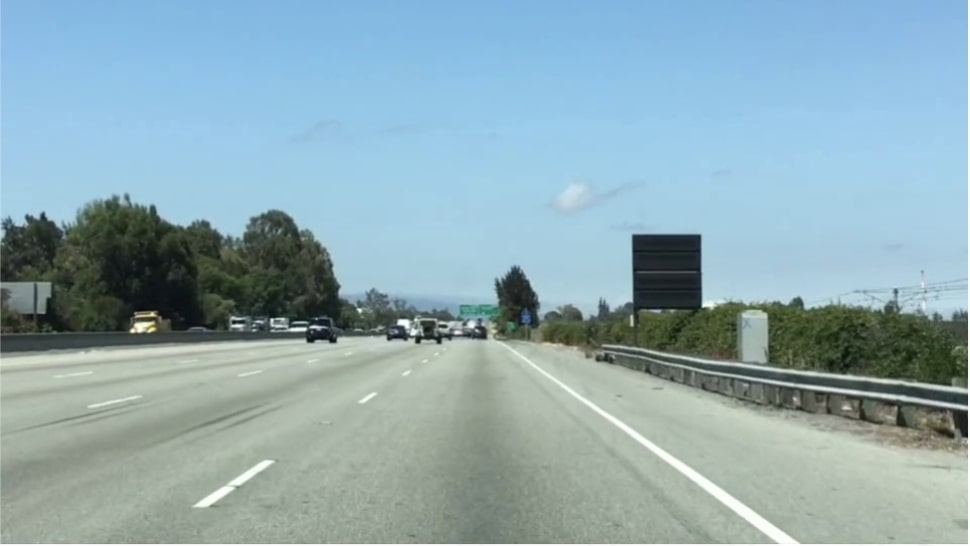
#> input picture road.jpg, 970 x 546 px
$ python onb.py
#> lines starting #> are read from the running program, lines starting #| are printed output that depends on the picture
from matplotlib import pyplot as plt
import numpy as np
import cv2 as cv

img = cv.imread('road.jpg', 0)
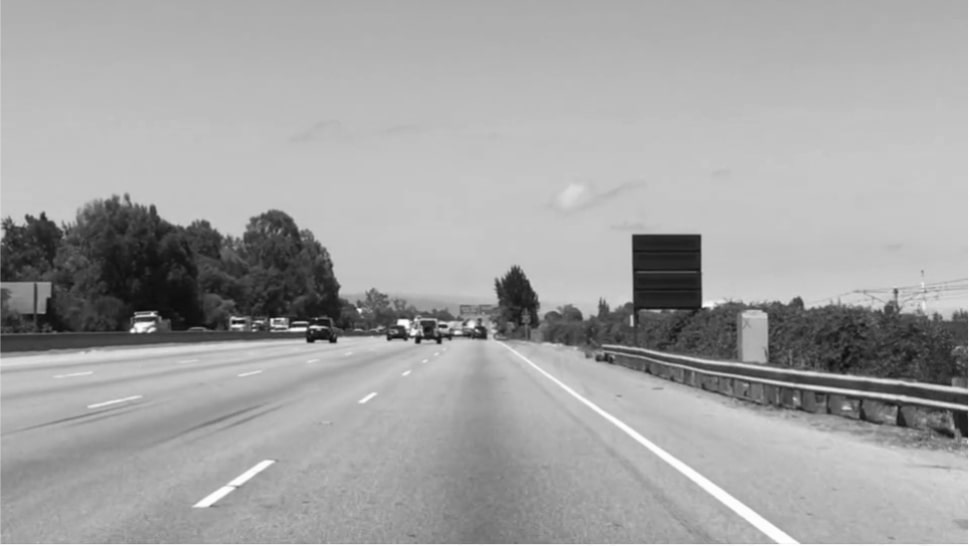
#> img: shape (546, 970); min 8, max 255, mean 163.5
#canny with proper gradient
edges = cv.Canny(img, 100, 200)
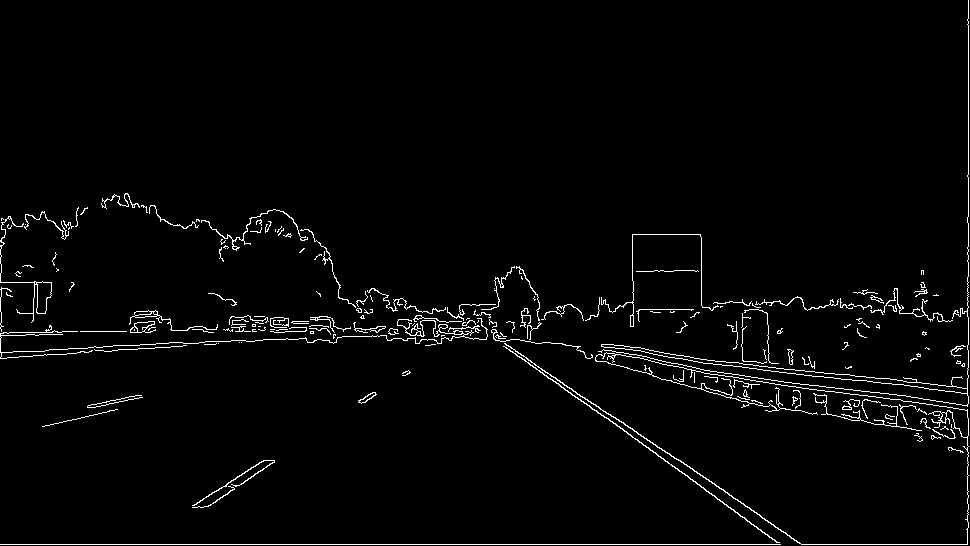
#> edges: shape (546, 970); 2.4% white in thin lines or dots

#original image
plt.subplot(121), plt.imshow(img,cmap = 'gray')
plt.title('Original Image'), plt.xticks([]), plt.yticks([])

#canny image
plt.subplot(122), plt.imshow(edges,cmap = 'gray')
plt.title('Edge Image'), plt.xticks([]), plt.yticks([])

#show and end
plt.show()
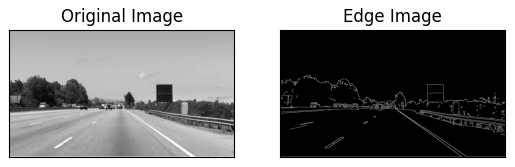
#> figure drawn by matplotlib, 2 panels
